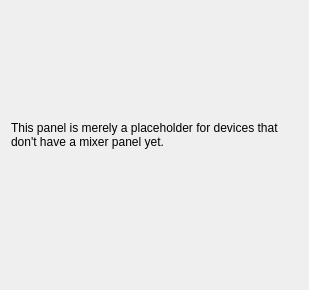
<ui version="4.0" >
 <comment>Copyright (C) 2005-2008 by Pieter Palmers
	
	This file is part of FFADO
	FFADO = Free Firewire (pro-)audio drivers for linux
	
	FFADO is based upon FreeBoB.
	
	This program is free software: you can redistribute it and/or modify
	it under the terms of the GNU General Public License as published by
	the Free Software Foundation, either version 2 of the License, or
	(at your option) version 3 of the License.
	
	This program is distributed in the hope that it will be useful,
	but WITHOUT ANY WARRANTY; without even the implied warranty of
	MERCHANTABILITY or FITNESS FOR A PARTICULAR PURPOSE.  See the
	GNU General Public License for more details.
</comment>
 <class>DummyMixerUI</class>
 <widget class="QWidget" name="DummyMixerUI" >
  <property name="geometry" >
   <rect>
    <x>0</x>
    <y>0</y>
    <width>309</width>
    <height>290</height>
   </rect>
  </property>
  <property name="windowTitle" >
   <string>Dummy Panel</string>
  </property>
  <layout class="QGridLayout" >
   <item row="0" column="0" colspan="2" >
    <widget class="QLabel" name="textLabel1" >
     <property name="text" >
      <string>This panel is merely a placeholder for devices that don't have a mixer panel yet.</string>
     </property>
     <property name="alignment" >
      <set>Qt::AlignVCenter</set>
     </property>
     <property name="wordWrap" >
      <bool>true</bool>
     </property>
    </widget>
   </item>
   <item row="1" column="0" >
    <spacer>
     <property name="orientation" >
      <enum>Qt::Horizontal</enum>
     </property>
     <property name="sizeType" >
      <enum>QSizePolicy::Expanding</enum>
     </property>
     <property name="sizeHint" >
      <size>
       <width>40</width>
       <height>20</height>
      </size>
     </property>
    </spacer>
   </item>
  </layout>
 </widget>
 <layoutdefault spacing="6" margin="11" />
 <pixmapfunction>qPixmapFromMimeSource</pixmapfunction>
 <resources/>
 <connections/>
</ui>
